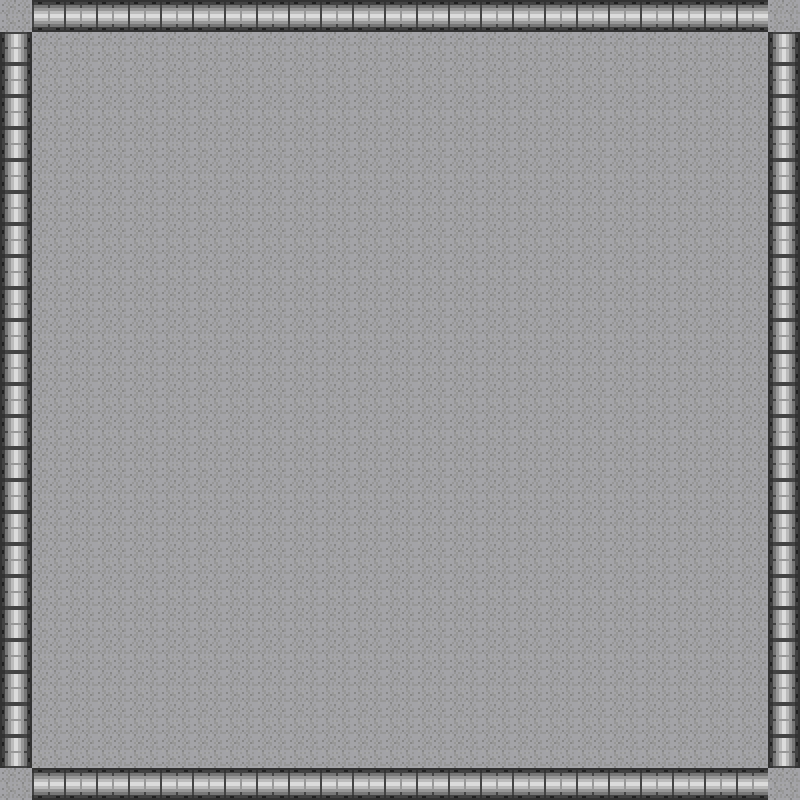

A level layout from a 2D game, rendered from its tile map. Below: a short description, then the map file with tile-grid data replaced by summaries:
An orthogonal 25x25 tile map with 32x32 px tiles, 1 tile layer (Warstwa Kafelków 1) and 2 objects.

<map version="1.0" orientation="orthogonal" renderorder="right-down" width="25" height="25" tilewidth="32" tileheight="32" nextobjectid="1">
 <tileset firstgid="1" name="czolgi" tilewidth="32" tileheight="32" tilecount="264" columns="22">
  <image source="Sprites/czolgi.png" width="704" height="384" />
  <tile id="23">
   <objectgroup draworder="index">
    <object id="0" x="0.181818" y="0.181818" width="32" height="31.8182" />
   </objectgroup>
  </tile>
  <tile id="46">
   <objectgroup draworder="index">
    <object id="0" x="0" y="0" width="32.1818" height="31.8182" />
   </objectgroup>
  </tile>
 </tileset>
 <layer name="Warstwa Kafelków 1" width="25" height="25">
  <data>[625 cells, 625 non-empty, 3 distinct tile ids]</data>
 </layer>
</map>
